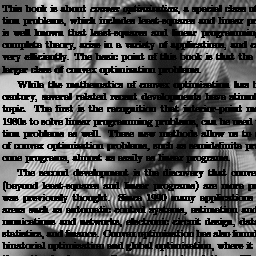
%> input picture barbara_contaminated.png, 256 x 256 px
$ octave ReadData.m   (GNU Octave 9; MATLAB toolbox functions it lacks are replaced by stand-ins)
%> lines starting %> are read from the running program, lines starting %| are printed output that depends on the picture
%function ReadData

I1 = double(imread('barbara_contaminated.png'));
%> I1: size 256x256 double; min 0, max 231, mean 87.4; mean of the top-left, top-right, bottom-left and bottom-right quarters 105.3, 66.6, 101.5, 76.3
I2 = double(imread('cameraman_contaminated.png'));
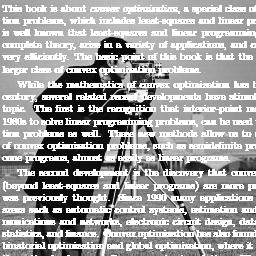
%> input picture cameraman_contaminated.png, 256 x 256 px
%> I2: size 256x256 double; min 8, max 255, mean 161.2; mean of the top-left, top-right, bottom-left and bottom-right quarters 162, 185.2, 131.6, 166.1
ground_camera = double(imread('cameraman.png'));
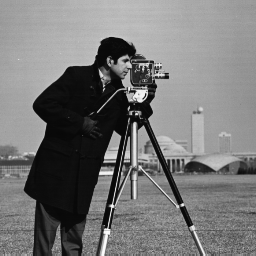
%> input picture cameraman.png, 256 x 256 px
%> ground_camera: size 256x256 double; min 7, max 253, mean 118.7; mean of the top-left, top-right, bottom-left and bottom-right quarters 119.9, 153.8, 75.8, 125.4
image = I1; %specify which image you want to use

ground_cam = ground_camera(:);

figure;
imshow(image,[]);
%> (the run ends here)
